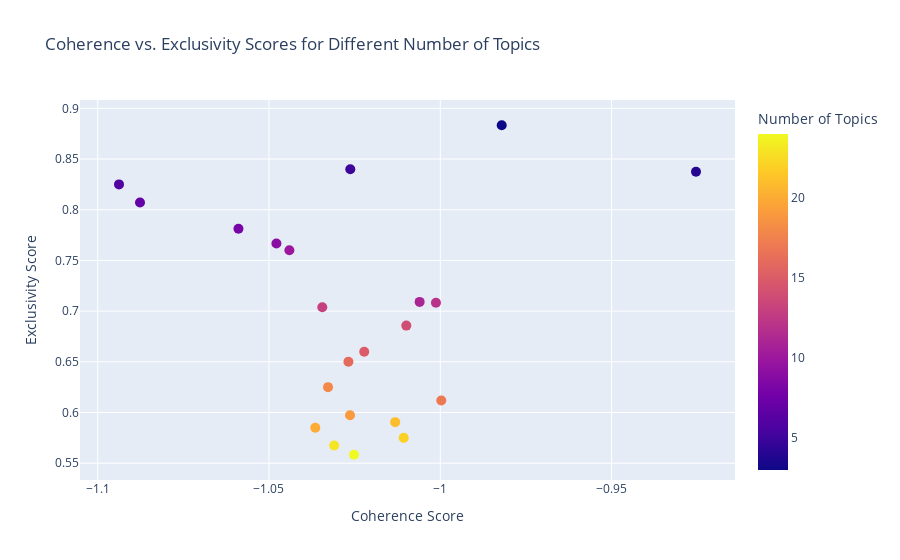

The cell this chart's notebook holds for it:
### Code cell
#Interactive graph of coherance and exclusivity
fig = px.scatter(
    df_results,
    x='coherence', 
    y='exclusivity',
    color='num_topics', 
    labels={
        'coherence': 'Coherence Score',
        'exclusivity': 'Exclusivity Score',
        'num_topics': 'Number of Topics'
    },
    title='Coherence vs. Exclusivity Scores for Different Number of Topics'
)

fig.update_traces(marker=dict(size=10), hovertemplate='Num Topics: %{marker.color}<br>Coherence: %{x}<br>Exclusivity: %{y}')

fig.update_layout(
    xaxis_title='Coherence Score',
    yaxis_title='Exclusivity Score',
    coloraxis_colorbar=dict(title='Number of Topics')
)

fig.show()

### Figure 1 — Plotly figure (JSON) as saved in the notebook; plotly's stock layout.template omitted (floating-point values rounded to 4 significant figures)
{"data": [{"hovertemplate": "Num Topics: %{marker.color}<br>Coherence: %{x}<br>Exclusivity: %{y}", "legendgroup": "", "marker": {"color": [3, 4, 5, 6, 7, 8, 9, 10, 11, 12, 13, 14, 15, 16, 17, 18, 19, 20, 21, 22, 23, 24], "coloraxis": "coloraxis", "size": 10, "symbol": "circle"}, "mode": "markers", "name": "", "orientation": "v", "showlegend": false, "type": "scatter", "x": [-0.9821, -0.9253, -1.026, -1.094, -1.088, -1.059, -1.048, -1.044, -1.006, -1.001, -1.034, -1.01, -1.022, -1.027, -0.9997, -1.033, -1.026, -1.036, -1.013, -1.011, -1.031, -1.025], "xaxis": "x", "y": [0.8833, 0.8375, 0.84, 0.825, 0.8071, 0.7812, 0.7667, 0.76, 0.7091, 0.7083, 0.7038, 0.6857, 0.66, 0.65, 0.6118, 0.625, 0.5974, 0.585, 0.5905, 0.575, 0.5674, 0.5583], "yaxis": "y"}], "layout": {"coloraxis": {"colorbar": {"title": {"text": "Number of Topics"}}, "colorscale": [[0, "#0d0887"], [0.1111, "#46039f"], [0.2222, "#7201a8"], [0.3333, "#9c179e"], [0.4444, "#bd3786"], [0.5556, "#d8576b"], [0.6667, "#ed7953"], [0.7778, "#fb9f3a"], [0.8889, "#fdca26"], [1, "#f0f921"]]}, "legend": {"tracegroupgap": 0}, "title": {"text": "Coherence vs. Exclusivity Scores for Different Number of Topics"}, "xaxis": {"anchor": "y", "domain": [0, 1], "title": {"text": "Coherence Score"}}, "yaxis": {"anchor": "x", "domain": [0, 1], "title": {"text": "Exclusivity Score"}}}}
